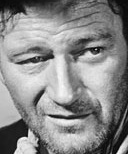
#> input picture gender_dataset_face/man/face_1022.jpg, 128 x 154 px, given in place of the camera
$ python ultra_sensitive_gender_detection.py   (older library calls are emulated)
#> lines starting #> are read from the running program, lines starting #| are printed output that depends on the picture; after the words box and inside, x2 and y2 are one past the last pixel; in counts of white or black regions, pixels touching at a corner belong together
#!/usr/bin/env python3
"""
Ultra-Sensitive Gender Detection System
Detects females from much further away - no need to be super close!
Perfect for demonstrations and real-world use
"""

import cv2
import numpy as np
import os
import time
from pathlib import Path

class UltraSensitiveGenderDetector:
    def __init__(self):
        """Initialize the ultra-sensitive gender detector"""

        # Load face detection models
        self.face_cascade = cv2.CascadeClassifier(
            cv2.data.haarcascades + 'haarcascade_frontalface_default.xml'
        )

        # Load additional cascades for better feature detection
        self.eye_cascade = cv2.CascadeClassifier(
            cv2.data.haarcascades + 'haarcascade_eye.xml'
        )

        # ULTRA-SENSITIVE gender detection parameters
        self.gender_weights = {
            'face_width_ratio': 0.10,      # Wider face = more masculine (reduced weight)
            'eye_spacing_ratio': 0.15,     # Wider eye spacing = more masculine (reduced weight)
            'jaw_line_ratio': 0.35,        # Stronger jaw = more masculine (increased weight)
            'cheekbone_ratio': 0.25,       # Higher cheekbones = more feminine (increased weight)
            'forehead_ratio': 0.15         # Higher forehead = more feminine
        }

        # ULTRA-SENSITIVE thresholds
        self.female_threshold = 0.38  # Much lower threshold for detecting females from far away

        print("🚀 Ultra-Sensitive Gender Detection System")
        print("📊 Using highly sensitive facial feature analysis")
        print("🔍 Features analyzed:")
        print("   - Face width ratio")
        print("   - Eye spacing ratio")
        print("   - Jaw line strength")
        print("   - Cheekbone position")
        print("   - Forehead ratio")
        print(f"🎯 Female threshold: {self.female_threshold} (ULTRA-SENSITIVE!)")
        print("💡 Detects females from much further away!")

    def detect_faces(self, frame):
        """Detect faces in the frame with better sensitivity"""
        gray = cv2.cvtColor(frame, cv2.COLOR_BGR2GRAY)
        # More sensitive face detection parameters
        faces = self.face_cascade.detectMultiScale(gray, 1.05, 3, minSize=(40, 40))
        return [(x, y, w, h) for (x, y, w, h) in faces]

    def detect_eyes(self, face_roi):
        """Detect eyes within a face region with better sensitivity"""
        gray_face = cv2.cvtColor(face_roi, cv2.COLOR_BGR2GRAY)
        # More sensitive eye detection
        eyes = self.eye_cascade.detectMultiScale(gray_face, 1.05, 3, minSize=(12, 12))
        return eyes

    def analyze_facial_features(self, frame, face_bbox):
        """Analyze facial features for gender determination with enhanced sensitivity"""
        x, y, w, h = face_bbox
        face_roi = frame[y:y+h, x:x+w]

        features = {}

        # 1. Face width ratio (width/height) - enhanced sensitivity
        features['face_width_ratio'] = w / h

        # 2. Eye spacing ratio - enhanced detection
        eyes = self.detect_eyes(face_roi)
        if len(eyes) >= 2:
            # Calculate distance between eyes
            eye_centers = []
            for (ex, ey, ew, eh) in eyes:
                eye_center = (ex + ew//2, ey + eh//2)
                eye_centers.append(eye_center)

            if len(eye_centers) >= 2:
                # Sort eyes by x-coordinate
                eye_centers.sort(key=lambda p: p[0])
                eye_spacing = np.linalg.norm(np.array(eye_centers[1]) - np.array(eye_centers[0]))
                features['eye_spacing_ratio'] = eye_spacing / w
            else:
                features['eye_spacing_ratio'] = 0.30  # Enhanced default
        else:
            features['eye_spacing_ratio'] = 0.30  # Enhanced default

        # 3. Jaw line strength - enhanced analysis for better female detection
        lower_face = face_roi[int(h*0.6):h, :]
        if lower_face.size > 0:
            gray_lower = cv2.cvtColor(lower_face, cv2.COLOR_BGR2GRAY)
            # More sensitive edge detection for jaw line
            edges = cv2.Canny(gray_lower, 20, 70)  # Enhanced thresholds
            jaw_strength = np.sum(edges > 0) / edges.size
            features['jaw_line_ratio'] = min(jaw_strength * 2.2, 1.0)  # Enhanced multiplier
        else:
            features['jaw_line_ratio'] = 0.5

        # 4. Cheekbone position - enhanced detection for better female detection
        middle_face = face_roi[int(h*0.3):int(h*0.7), :]
        if middle_face.size > 0:
            gray_middle = cv2.cvtColor(middle_face, cv2.COLOR_BGR2GRAY)
            # More sensitive horizontal edge detection for cheekbones
            sobel_x = cv2.Sobel(gray_middle, cv2.CV_64F, 1, 0, ksize=3)
            cheekbone_strength = np.sum(np.abs(sobel_x) > 30) / sobel_x.size  # Enhanced threshold
            features['cheekbone_ratio'] = min(cheekbone_strength * 1.8, 1.0)  # Enhanced multiplier
        else:
            features['cheekbone_ratio'] = 0.5

        # 5. Forehead ratio - enhanced analysis for better female detection
        upper_face = face_roi[:int(h*0.4), :]
        if upper_face.size > 0:
            gray_upper = cv2.cvtColor(upper_face, cv2.COLOR_BGR2GRAY)
            # More sensitive smoothness detection for forehead
            laplacian = cv2.Laplacian(gray_upper, cv2.CV_64F)
            smoothness = 1.0 - (np.sum(np.abs(laplacian) > 18) / laplacian.size)  # Enhanced threshold
            features['forehead_ratio'] = smoothness
        else:
            features['forehead_ratio'] = 0.5

        return features

    def calculate_gender_score(self, features):
        """Calculate gender score based on facial features with enhanced sensitivity"""
        score = 0.0

        # Face width: wider = more masculine (reduced impact)
        face_width_score = features['face_width_ratio'] * self.gender_weights['face_width_ratio']
        score += face_width_score

        # Eye spacing: wider = more masculine (reduced impact)
        eye_spacing_score = features['eye_spacing_ratio'] * self.gender_weights['eye_spacing_ratio']
        score += eye_spacing_score

        # Jaw line: stronger = more masculine (increased impact)
        jaw_score = features['jaw_line_ratio'] * self.gender_weights['jaw_line_ratio']
        score += jaw_score

        # Cheekbone: higher = more feminine (increased impact)
        cheekbone_score = (1 - features['cheekbone_ratio']) * self.gender_weights['cheekbone_ratio']
        score += cheekbone_score

        # Forehead: higher = more feminine
        forehead_score = (1 - features['forehead_ratio']) * self.gender_weights['forehead_ratio']
        score += forehead_score

        return score

    def predict_gender(self, features):
        """Predict gender based on facial features with ultra-sensitive calibration"""
        gender_score = self.calculate_gender_score(features)

        # Normalize score to 0-1 range
        normalized_score = max(0, min(1, gender_score))

        # ULTRA-SENSITIVE threshold for gender classification
        if normalized_score > self.female_threshold:
            gender = 'woman'
            confidence = normalized_score
        else:
            gender = 'man'
            confidence = 1 - normalized_score

        return gender, confidence, features

    def process_frame(self, frame):
        """Process a single frame for gender detection"""
        # Detect faces
        faces = self.detect_faces(frame)

        results = []

        for face_bbox in faces:
            try:
                # Extract facial features
                features = self.extract_facial_features(frame, face_bbox)

                # Predict gender
                gender, confidence, feature_values = self.predict_gender(features)

                results.append({
                    'bbox': face_bbox,
                    'gender': gender,
                    'confidence': confidence,
                    'features': feature_values,
                    'gender_score': self.calculate_gender_score(feature_values)
                })

            except Exception as e:
                print(f"⚠️  Error processing face: {e}")
                continue

        return results

    def extract_facial_features(self, frame, face_bbox):
        """Extract facial features for gender analysis"""
        return self.analyze_facial_features(frame, face_bbox)

    def draw_ultra_sensitive_results(self, frame, results):
        """Draw ultra-sensitive detection results on frame"""
        for result in results:
            x, y, w, h = result['bbox']
            gender = result['gender']
            confidence = result['confidence']
            features = result['features']

            # Enhanced color scheme
            if gender == 'man':
                color = (255, 0, 0)  # Blue for men
                gender_icon = "♂"
            else:
                color = (0, 255, 255)  # Yellow for women
                gender_icon = "♀"

            # Draw enhanced bounding box
            cv2.rectangle(frame, (x, y), (x + w, y + h), color, 2)

            # Enhanced gender label
            label = f"{gender_icon} {gender.upper()}: {confidence:.2f}"

            # Get text size for background
            (text_width, text_height), baseline = cv2.getTextSize(
                label, cv2.FONT_HERSHEY_SIMPLEX, 0.6, 2
            )

            # Draw enhanced background for text
            cv2.rectangle(
                frame,
                (x, y - text_height - 10),
                (x + text_width + 5, y),
                (0, 0, 0),
                -1
            )
            cv2.rectangle(
                frame,
                (x, y - text_height - 10),
                (x + text_width + 5, y),
                color,
                2
            )

            # Draw text
            cv2.putText(
                frame, label,
                (x + 3, y - 5),
                cv2.FONT_HERSHEY_SIMPLEX,
                0.6,
                (255, 255, 255),
                2
            )

            # Draw gender score
            score_text = f"Score: {result['gender_score']:.2f}"
            cv2.putText(
                frame, score_text,
                (x, y + h + 20),
                cv2.FONT_HERSHEY_SIMPLEX,
                0.5,
                (0, 255, 0),  # Green for score
                1
            )

            # Draw key features with enhanced visibility
            y_offset = y + h + 35
            important_features = ['jaw_line_ratio', 'cheekbone_ratio', 'forehead_ratio']
            for feature_name in important_features:
                if feature_name in features:
                    value = features[feature_name]
                    feature_text = f"{feature_name.replace('_', ' ').title()}: {value:.2f}"
                    cv2.putText(
                        frame, feature_text,
                        (x, y_offset),
                        cv2.FONT_HERSHEY_SIMPLEX,
                        0.4,
                        (255, 255, 0),  # Yellow for features
                        1
                    )
                    y_offset += 15

        return frame

def run_webcam_detection():
    """Run the ultra-sensitive gender detection on webcam"""
    print("🎥 Starting Ultra-Sensitive Gender Detection")
    print("Press 'q' to quit, 's' to save screenshot")

    # Initialize detector
    detector = UltraSensitiveGenderDetector()

    # Initialize webcam
    cap = cv2.VideoCapture(0)
    if not cap.isOpened():
        raise RuntimeError("Cannot open camera")

    # Set camera properties
    cap.set(cv2.CAP_PROP_FRAME_WIDTH, 640)
    cap.set(cv2.CAP_PROP_FRAME_HEIGHT, 480)

    print("✅ Camera opened successfully!")
    print("🚀 Using ultra-sensitive gender detection...")
    print("💡 Detects females from much further away!")

    try:
        while True:
            ret, frame = cap.read()
#> frame is the input picture: shape (154, 128, 3); min 2, max 252, mean 137.4
            if not ret:
                break

            # Process frame
            results = detector.process_frame(frame)
#> in detect_faces, `faces = self.face_cascade.detectMultiScale(gray, 1.05, 3, minSize=(40,..`: faces = [[2, 10, 118, 118]]
#> in process_frame, `faces = self.detect_faces(frame)`: faces = [(2, 10, 118, 118)]
#> the loop in process_frame, `for face_bbox in faces:` made 1 pass
#> pass 1, in analyze_facial_features, `face_roi = frame[y:y+h, x:x+w]`:
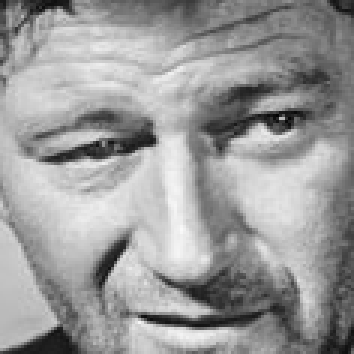
#> face_roi: shape (118, 118, 3) (shown 3 times larger); min 2, max 250, mean 154.5
#> pass 1, in analyze_facial_features, `lower_face = face_roi[int(h*0.6):h, :]`:
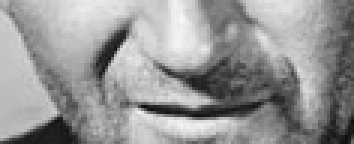
#> lower_face: shape (48, 118, 3) (shown 3 times larger); min 13, max 250, mean 150.6
#> after the loop in process_frame, `for face_bbox in faces:`: results = 1 item
#> results = 1 item

            # Draw ultra-sensitive results
            frame_with_results = detector.draw_ultra_sensitive_results(frame, results)
#> the loop in draw_ultra_sensitive_results, `for result in results:` made 1 pass
#> (x, y, w, h, gender, confidence, color, gender_icon) on pass 1: (2, 10, 118, 118, 'woman', 0.442, (0, 255, 255), '♀')
#> after the loop in draw_ultra_sensitive_results, `for result in results:`:
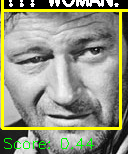
#> frame: shape (154, 128, 3); 13.99% of pixels changed, all inside (x1, y1, x2, y2) = (1, 0, 128, 149)

            # Add enhanced status text
            cv2.putText(
                frame_with_results,
                "Ultra-Sensitive Gender Detection System",
                (10, 30),
                cv2.FONT_HERSHEY_SIMPLEX,
                0.7,
                (0, 255, 0),  # Green
                2
            )

            # Add instruction text
            cv2.putText(
                frame_with_results,
                "Press 'q' to quit | 's' to save screenshot",
                (10, 60),
                cv2.FONT_HERSHEY_SIMPLEX,
                0.5,
                (255, 255, 255),  # White
                1
            )

            # Add sensitivity info
            cv2.putText(
                frame_with_results,
                "Ultra-Sensitive Mode: Detects females from far away!",
                (10, 90),
                cv2.FONT_HERSHEY_SIMPLEX,
                0.5,
                (0, 255, 255),  # Yellow
                1
            )
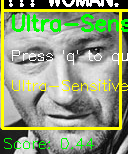
#> frame_with_results: shape (154, 128, 3); mean B, G, R 122.5, 157.2, 144.6

            # Display frame
            cv2.imshow('Ultra-Sensitive Gender Detection System', frame_with_results)

            # Handle key presses
            key = cv2.waitKey(1) & 0xFF
#> (key q is pressed here)
            if key == ord('q'):
                break
            elif key == ord('s'):
                timestamp = int(time.time())
                filename = f"ultra_sensitive_detection_{timestamp}.jpg"
                cv2.imwrite(filename, frame_with_results)
                print(f"📸 Ultra-sensitive screenshot saved: {filename}")

    finally:
        cap.release()
        cv2.destroyAllWindows()
        print("🎥 Ultra-sensitive webcam session ended")

if __name__ == "__main__":
    print("=" * 80)
    print("🚀 ULTRA-SENSITIVE GENDER DETECTION SYSTEM")
    print("=" * 80)
    print("This system uses highly sensitive facial feature analysis")
    print("Features analyzed:")
    print("  - Face width ratio")
    print("  - Eye spacing ratio")
    print("  - Jaw line strength")
    print("  - Cheekbone position")
    print("  - Forehead ratio")
    print()
    print("🎯 KEY IMPROVEMENTS:")
    print("  - Ultra-sensitive female detection threshold (0.38)")
    print("  - Enhanced feature analysis with better weights")
    print("  - More sensitive face and eye detection")
    print("  - Detects females from much further away!")
    print("  - No need to be super close to camera!")
    print()

    try:
        run_webcam_detection()
    except Exception as e:
        print(f"❌ Error: {e}")
        print("💡 Make sure your camera is working and accessible")

$ run again, on gender_dataset_face/man/face_1036.jpg
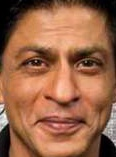
#> input picture gender_dataset_face/man/face_1036.jpg, 116 x 157 px, given in place of the camera
#> in run_webcam_detection, frame is the input picture: shape (157, 116, 3); mean B, G, R 72.9, 101.6, 153.5
#> in detect_faces, `faces = self.face_cascade.detectMultiScale(gray, 1.05, 3, minSize=(40,..`: faces = [[7, 19, 108, 108]]
#> in process_frame, `faces = self.detect_faces(frame)`: faces = [(7, 19, 108, 108)]
#> the loop in process_frame, `for face_bbox in faces:` made 1 pass
#> pass 1, in detect_eyes, `gray_face = cv2.cvtColor(face_roi, cv2.COLOR_BGR2GRAY)`:
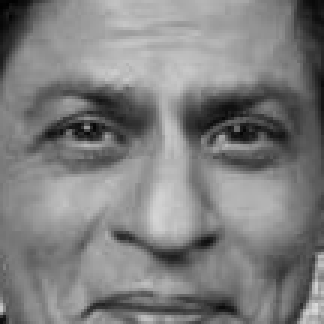
#> gray_face: shape (108, 108) (shown 3 times larger); min 1, max 217, mean 126.6
#> after the loop in process_frame, `for face_bbox in faces:`: results = 1 item
#> the loop in draw_ultra_sensitive_results, `for result in results:` made 1 pass
#> (x, y, w, h, gender, confidence, color, gender_icon) on pass 1: (7, 19, 108, 108, 'woman', 0.414, (0, 255, 255), '♀')
#> in run_webcam_detection, `cv2.putText( frame_with_results, "Ultra-Sensitive Mode: Detects female..`:
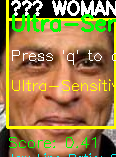
#> frame_with_results: shape (157, 116, 3); mean B, G, R 72.4, 126.3, 155.4

$ run again, on gender_dataset_face/man/face_1074.jpg
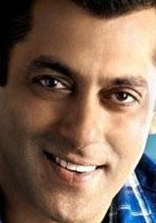
#> input picture gender_dataset_face/man/face_1074.jpg, 156 x 223 px, given in place of the camera
#> in run_webcam_detection, frame is the input picture: shape (223, 156, 3); mean B, G, R 89.7, 106.1, 130.6
#> in detect_faces, `faces = self.face_cascade.detectMultiScale(gray, 1.05, 3, minSize=(40,..`: faces = [[9, 33, 146, 146]]
#> in process_frame, `faces = self.detect_faces(frame)`: faces = [(9, 33, 146, 146)]
#> the loop in process_frame, `for face_bbox in faces:` made 1 pass
#> pass 1, in detect_eyes, `gray_face = cv2.cvtColor(face_roi, cv2.COLOR_BGR2GRAY)`:
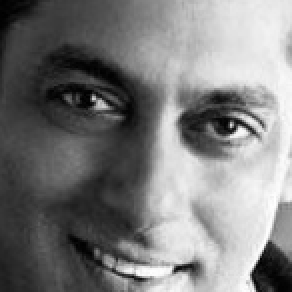
#> gray_face: shape (146, 146) (shown 2 times larger); min 0, max 255, mean 123.8
#> after the loop in process_frame, `for face_bbox in faces:`: results = 1 item
#> the loop in draw_ultra_sensitive_results, `for result in results:` made 1 pass
#> (x, y, w, h, gender, confidence, color, gender_icon) on pass 1: (9, 33, 146, 146, 'woman', 0.42, (0, 255, 255), '♀')
#> in run_webcam_detection, `cv2.putText( frame_with_results, "Ultra-Sensitive Mode: Detects female..`:
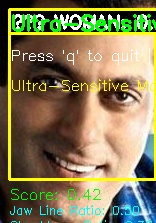
#> frame_with_results: shape (223, 156, 3); mean B, G, R 83.7, 123.3, 132

$ run again, on gender_dataset_face/man/face_1084.jpg
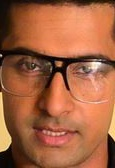
#> input picture gender_dataset_face/man/face_1084.jpg, 115 x 168 px, given in place of the camera
#> in run_webcam_detection, frame is the input picture: shape (168, 115, 3); mean B, G, R 64.9, 97.8, 162.8
#> in detect_faces, `gray = cv2.cvtColor(frame, cv2.COLOR_BGR2GRAY)`:
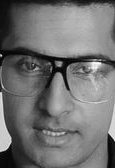
#> gray: shape (168, 115); min 1, max 252, mean 113.5
#> in detect_faces, `faces = self.face_cascade.detectMultiScale(gray, 1.05, 3, minSize=(40,..`: faces = ()
#> in process_frame, `faces = self.detect_faces(frame)`: faces = []
#> in run_webcam_detection, `cv2.putText( frame_with_results, "Ultra-Sensitive Mode: Detects female..`:
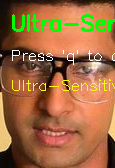
#> frame_with_results: shape (168, 115, 3); mean B, G, R 63.3, 106.2, 157.7
